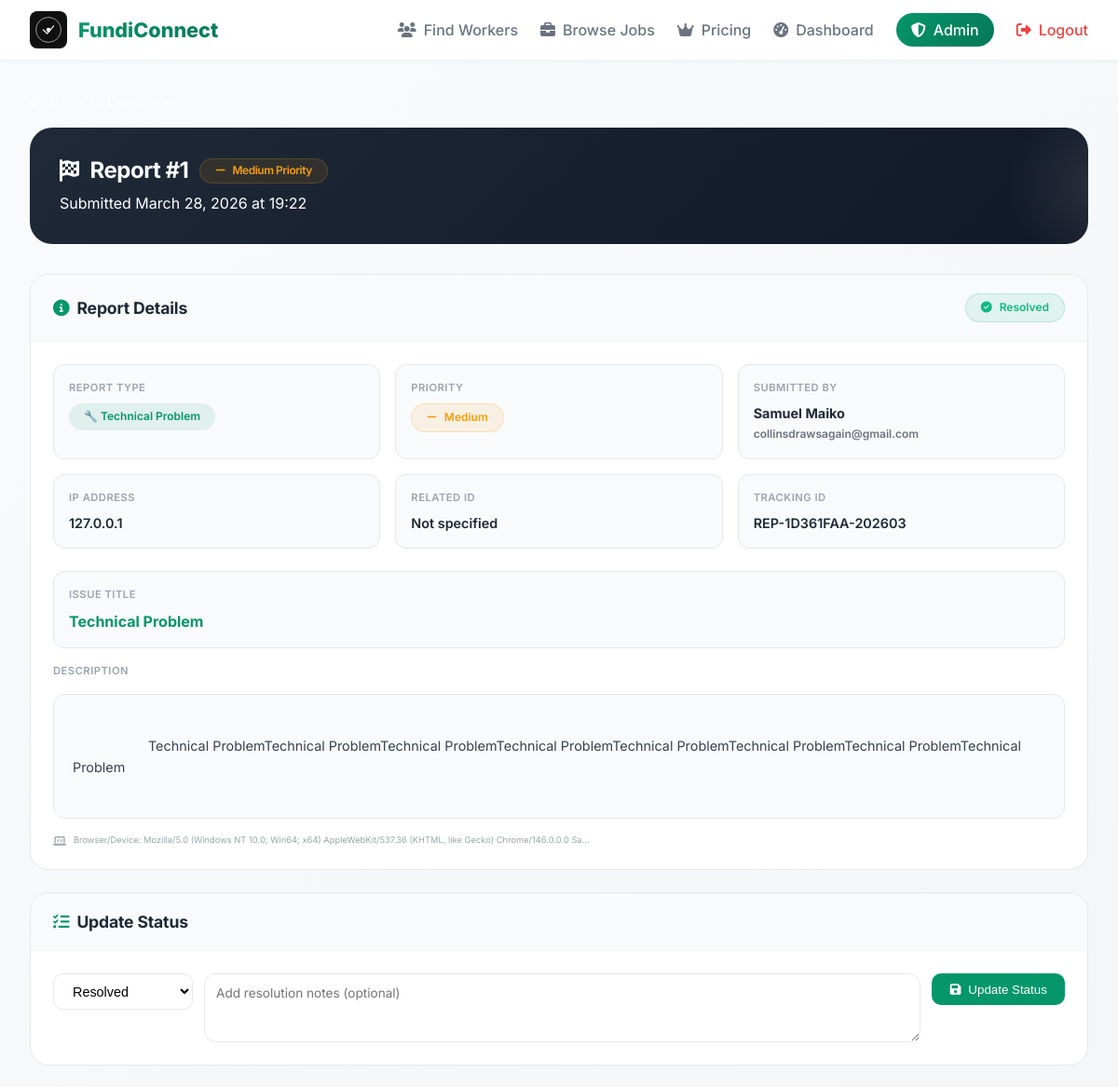
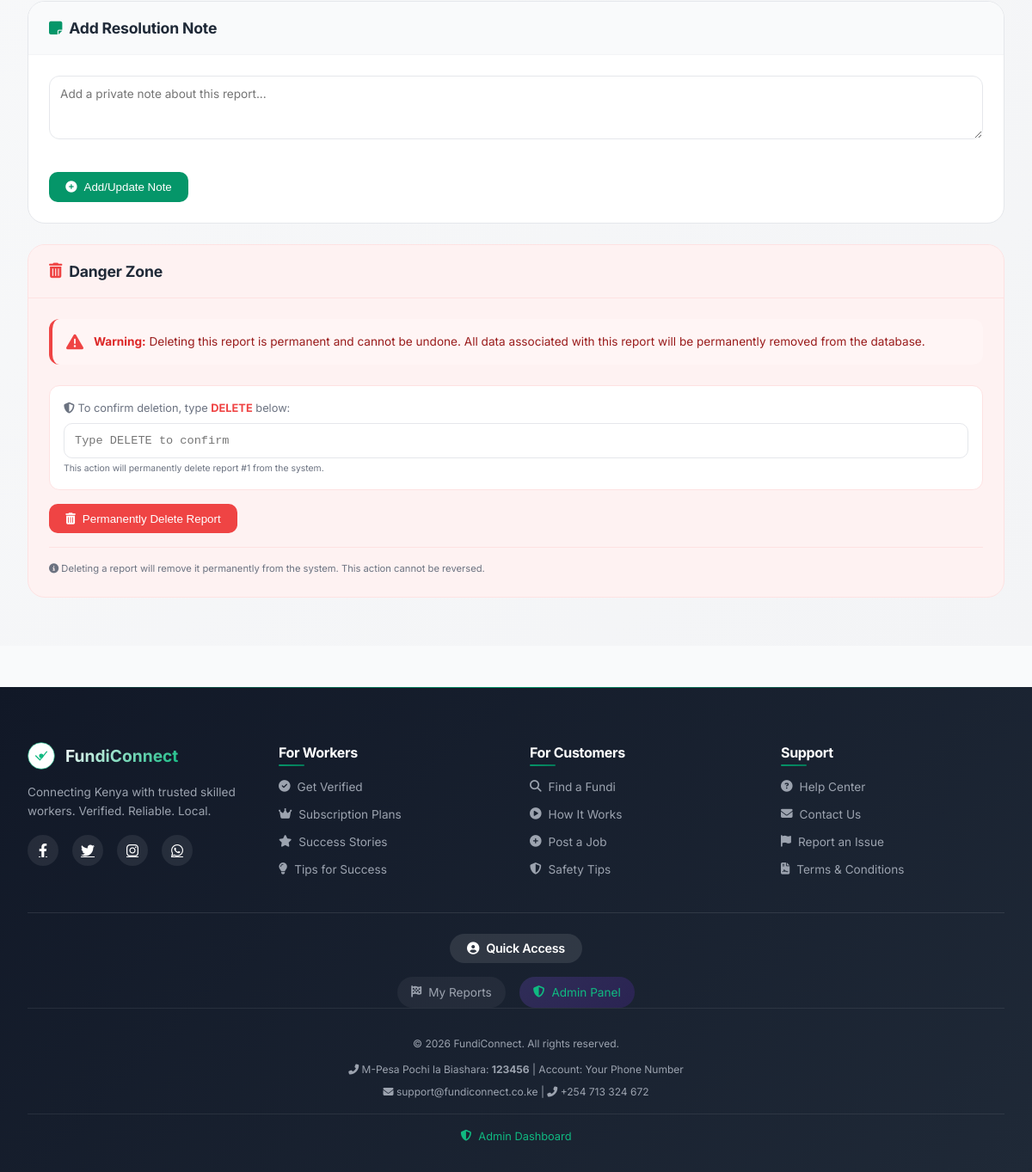
The app's page /admin/report-detail/1 (signed in) with its own data (2 pictures, top to bottom).
### models.py (models this page shows, shortened)
class Report(db.Model):
    __tablename__ = 'reports'
    __table_args__ = (
        db.Index('idx_report_status', 'status'),
        db.Index('idx_report_created', 'created_at'),
        db.Index('idx_report_type', 'report_type'),
        db.Index('idx_report_priority', 'priority'),
        db.Index('idx_report_reporter', 'reporter_id'),
        db.Index('idx_report_resolved', 'resolved_at'),
    )
    id = db.Column(db.Integer, primary_key=True)
    reporter_id = db.Column(db.Integer, db.ForeignKey('users.id'), nullable=True, index=True)
    reporter_name = db.Column(db.String(100), nullable=True)
    reporter_email = db.Column(db.String(100), nullable=True)
    reporter_ip = db.Column(db.String(45), nullable=True)
    reporter_user_agent = db.Column(db.String(500), nullable=True)
    report_type = db.Column(db.String(50), nullable=False, index=True)
    issue_title = db.Column(db.String(200), nullable=False)
    description = db.Column(db.Text, nullable=False)
    related_id = db.Column(db.String(100), nullable=True, index=True)
    tracking_id = db.Column(db.String(50), unique=True, nullable=True)
    priority = db.Column(db.String(20), default='medium', index=True)
    is_urgent = db.Column(db.Boolean, default=False)
    escalation_level = db.Column(db.Integer, default=1)
    status = db.Column(db.String(20), default='pending', index=True)
    status_history = db.Column(db.Text, nullable=True)
    resolved_by = db.Column(db.Integer, db.ForeignKey('users.id'), nullable=True)
    resolved_at = db.Column(db.DateTime, nullable=True)
    resolution_notes = db.Column(db.Text, nullable=True)
    resolution_type = db.Column(db.String(50), nullable=True)
    action_taken = db.Column(db.Text, nullable=True)
    action_taken_by = db.Column(db.Integer, db.ForeignKey('users.id'), nullable=True)
    action_taken_at = db.Column(db.DateTime, nullable=True)
    follow_up_required = db.Column(db.Boolean, default=False)
    follow_up_at = db.Column(db.DateTime, nullable=True)
    follow_up_notes = db.Column(db.Text, nullable=True)
    created_at = db.Column(db.DateTime, default=datetime.utcnow, index=True)
    updated_at = db.Column(db.DateTime, default=datetime.utcnow, onupdate=datetime.utcnow)
    viewed_at = db.Column(db.DateTime, nullable=True)
    acknowledged_at = db.Column(db.DateTime, nullable=True)
    reporter = db.relationship('User', foreign_keys=[reporter_id], back_populates='reports')
    resolver = db.relationship('User', foreign_keys=[resolved_by], back_populates='resolved_reports')
    action_taken_user = db.relationship('User', foreign_keys=[action_taken_by])
    def get_status_history(self):
        if not self.status_history:
            return []
        try:
            return json.loads(self.status_history)
        except:
            return []

### app.py (the view)
@app.route('/admin/report-detail/<int:report_id>')
@admin_required
def admin_report_detail(report_id):
    user = get_current_user()
    report = Report.query.get_or_404(report_id)
    report.viewed_at = datetime.utcnow()
    db.session.commit()
    return render_template('admin_report_detail.html', user=user, report=report)

### app.py (called while the page is built, shortened)
@app.before_request
def check_suspended_user():
    if 'user_id' in session:
        user = User.query.get(session['user_id'])
    return None

@app.before_request
def check_maintenance_mode():
    settings = load_settings()
    if settings.get('maintenance_mode', False):
        if request.endpoint not in ['maintenance', 'static'] and not session.get('is_admin'):
            return render_template('maintenance.html', message=settings.get('maintenance_message', 'Under maintenance')), 503
    return None

def get_current_user():
    if 'user_id' not in session:
        return None
    return User.query.get(session['user_id'])

def user_has_admin_access(user):
    if not user:
        return False
    if user.is_admin:
        return True
    admin = User.query.filter_by(is_admin=True).first()
    if admin and admin.phone == user.phone:
        return True
    return False

def admin_required(f):
    @wraps(f)
    def decorated_function(*args, **kwargs):
        if 'user_id' not in session:
            flash('Please login to access this page.', 'warning')
            return redirect(url_for('login'))
        user = User.query.get(session['user_id'])
        if not user:
            flash('User not found.', 'danger')
            return redirect(url_for('login'))
        if not user_has_admin_access(user):
            flash('Access denied. Administrator privileges required.', 'danger')
            return redirect(url_for('index'))
        return f(*args, **kwargs)
    return decorated_function

### templates/admin_report_detail.html (shortened to what this page needs)
{% extends "base.html" %}
{% block content %}
<div class="report-detail">
    <div class="container">
        <a href="{{ url_for('admin_dashboard', _anchor='issues-tab') }}" class="back-link">
            <i class="fas fa-arrow-left"></i> Back to Dashboard
        </a>
        <div class="detail-header">
            <h1>
                <i class="fas fa-flag-checkered"></i>
                Report #{{ report.id }}
                <span class="priority-badge priority-{{ report.priority }}">
                    <i class="fas {% if report.priority == 'low' %}fa-arrow-down{% elif report.priority == 'medium' %}fa-minus{% elif report.priority == 'high' %}fa-arrow-up{% else %}fa-exclamation-triangle{% endif %}"></i>
                    {{ report.priority|title }} Priority
                </span>
            </h1>
            <p>Submitted {{ report.created_at.strftime('%B %d, %Y at %H:%M') }}</p>
        </div>
        <div class="detail-card">
            <div class="card-header">
                <h2><i class="fas fa-info-circle"></i> Report Details</h2>
                <span class="status-badge status-{{ report.status }}">
                    {% if report.status == 'pending' %}
                        <i class="fas fa-clock"></i> Pending
                    {% elif report.status == 'in_progress' %}
                        <i class="fas fa-spinner fa-spin"></i> In Progress
                    {% elif report.status == 'resolved' %}
                        <i class="fas fa-check-circle"></i> Resolved
                    {% else %}
                        <i class="fas fa-times-circle"></i> Dismissed
                    {% endif %}
                </span>
            </div>
            <div class="card-body">
                <div class="info-grid">
                    <div class="info-item">
                        <div class="info-label">Report Type</div>
                        <div class="info-value">
                            <span class="report-type-badge">
                                {% if report.report_type == 'scam' %}🛡️ Suspicious User / Scam Attempt
                                {% elif report.report_type == 'payment' %}💰 Payment Issue
                                {% elif report.report_type == 'technical' %}🔧 Technical Problem
                                {% elif report.report_type == 'user' %}👤 User Misconduct
                                {% elif report.report_type == 'content' %}📝 Inappropriate Content
                                {% elif report.report_type == 'fraud' %}⚠️ Fraudulent Activity
                                {% elif report.report_type == 'safety' %}🛡️ Safety Concern
                                {% else %}📋 Other Issue
                                {% endif %}
                            </span>
                        </div>
                    </div>
                    <div class="info-item">
                        <div class="info-label">Priority</div>
                        <div class="info-value">
                            <span class="priority-badge priority-{{ report.priority }}">
                                <i class="fas {% if report.priority == 'low' %}fa-arrow-down{% elif report.priority == 'medium' %}fa-minus{% elif report.priority == 'high' %}fa-arrow-up{% else %}fa-exclamation-triangle{% endif %}"></i>
                                {{ report.priority|title }}
                            </span>
                        </div>
                    </div>
                    <div class="info-item">
                        <div class="info-label">Submitted By</div>
                        <div class="info-value">
                            {% if report.reporter_name %}
                                <strong>{{ report.reporter_name }}</strong>
                                <br>
                                <small style="color: #6B7280;">{{ report.reporter_email or 'No email provided' }}</small>
                            {% else %}
                                <span class="text-muted">Anonymous User</span>
                            {% endif %}
                        </div>
                    </div>
                    <div class="info-item">
                        <div class="info-label">IP Address</div>
                        <div class="info-value">
                            {{ report.reporter_ip or 'Not recorded' }}
                        </div>
                    </div>
                    <div class="info-item">
                        <div class="info-label">Related ID</div>
                        <div class="info-value">
                            {{ report.related_id or 'Not specified' }}
                        </div>
                    </div>
                    <div class="info-item">
                        <div class="info-label">Tracking ID</div>
                        <div class="info-value">
                            {{ report.tracking_id or 'N/A' }}
                        </div>
                    </div>
                </div>
                <div class="info-item" style="margin-bottom: 1rem;">
                    <div class="info-label">Issue Title</div>
                    <div class="info-value" style="font-size: 1rem; font-weight: 700; color: #059669;">
                        {{ report.issue_title }}
                    </div>
                </div>
                <div class="info-label">Description</div>
                <div class="description-box">
                    {{ report.description }}
                </div>
                {% if report.reporter_user_agent %}
                <div class="timestamp">
                    <i class="fas fa-laptop-code"></i>
                    <small>Browser/Device: {{ report.reporter_user_agent[:100] }}{% if report.reporter_user_agent|length > 100 %}...{% endif %}</small>
                </div>
                {% endif %}
            </div>
        </div>
        <div class="detail-card">
            <div class="card-header">
                <h2><i class="fas fa-tasks"></i> Update Status</h2>
            </div>
            <div class="card-body">
                <form method="POST" action="{{ url_for('admin_update_reported_issue_status', report_id=report.id) }}" id="status-form">
                    <div class="status-form">
                        <select name="status" class="status-select" id="status-select">
                            <option value="resolved" {% if report.status == 'resolved' %}selected{% endif %}>
                                Resolved
                            </option>
                        </select>
                        <textarea name="resolution_notes" rows="3" placeholder="Add resolution notes (optional)" style="flex: 1;">{{ report.resolution_notes or '' }}</textarea>
                        <button type="submit" class="btn-primary-sm">
                            <i class="fas fa-save"></i> Update Status
                        </button>
                    </div>
                </form>
            </div>
        </div>
        <div class="detail-card">
            <div class="card-header">
                <h2><i class="fas fa-sticky-note"></i> Add Resolution Note</h2>
            </div>
            <div class="card-body">
                <form method="POST" action="{{ url_for('admin_update_reported_issue_status', report_id=report.id) }}" id="note-form">
                    <textarea name="resolution_notes" rows="3" placeholder="Add a private note about this report...">{{ report.resolution_notes or '' }}</textarea>
                    <div class="action-buttons">
                        <button type="submit" class="btn-primary-sm" style="margin-top: 1rem;">
                            <i class="fas fa-plus-circle"></i> Add/Update Note
                        </button>
                    </div>
                </form>
            </div>
        </div>
        <div class="detail-card danger-zone">
            <div class="card-header">
                <h2><i class="fas fa-trash-alt"></i> Danger Zone</h2>
            </div>
            <div class="card-body">
                <div class="danger-warning">
                    <i class="fas fa-exclamation-triangle"></i>
                    <p><strong>Warning:</strong> Deleting this report is permanent and cannot be undone. All data associated with this report will be permanently removed from the database.</p>
                </div>
                <form method="POST" action="{{ url_for('admin_delete_reported_issue', report_id=report.id) }}" id="delete-form" onsubmit="return confirmDelete()">
                    <div class="delete-confirmation-input">
                        <label><i class="fas fa-shield-alt"></i> To confirm deletion, type <strong style="color: #EF4444;">DELETE</strong> below:</label>
                        <input type="text" id="delete-confirm" placeholder="Type DELETE to confirm" autocomplete="off">
                        <small style="font-size: 0.65rem; color: #6B7280; margin-top: 0.25rem; display: block;">This action will permanently delete report #{{ report.id }} from the system.</small>
                    </div>
                    <button type="submit" class="btn-danger-sm" id="delete-btn" disabled style="margin-top: 1rem;">
                        <i class="fas fa-trash-alt"></i> Permanently Delete Report
                    </button>
                </form>
                <p class="text-muted" style="font-size: 0.7rem; margin-top: 1rem; padding-top: 1rem; border-top: 1px solid #FEE2E2;">
                    <i class="fas fa-info-circle"></i> Deleting a report will remove it permanently from the system. This action cannot be reversed.
                </p>
            </div>
        </div>
    </div>
</div>
{% endblock %}

### static/css/style.css (style rules this page uses)
:root { --primary: #059669; --primary-dark: #047857; --primary-light: #10B981; --primary-soft: rgba(5, 150, 105, 0.1); --primary-glow: rgba(5, 150, 105, 0.2); --secondary: #F59E0B; --secondary-dark: #D97706; --secondary-soft: rgba(245, 158, 11, 0.1); --success: #10B981; --success-dark: #059669; --danger: #EF4444; --danger-dark: #DC2626; --warning: #F59E0B; --info: #3B82F6; --info-dark: #2563EB; --dark: #111827; --dark-soft: #1F2937; --gray-dark: #374151; --gray: #6B7280; --gray-light: #9CA3AF; --light-gray: #F3F4F6; --light: #F9FAFB; --white: #FFFFFF; --shadow-xs: 0 1px 2px 0 rgba(0, 0, 0, 0.03); --shadow-sm: 0 1px 3px 0 rgba(0, 0, 0, 0.05); --shadow: 0 4px 6px -1px rgba(0, 0, 0, 0.05); --shadow-md: 0 6px 12px -4px rgba(0, 0, 0, 0.08); --shadow-lg: 0 12px 24px -8px rgba(0, 0, 0, 0.1); --shadow-xl: 0 20px 32px -12px rgba(0, 0, 0, 0.12); --shadow-2xl: 0 24px 40px -16px rgba(0, 0, 0, 0.15); --radius-xs: 4px; --radius-sm: 8px; --radius: 12px; --radius-lg: 16px; --radius-xl: 20px; --radius-2xl: 24px; --radius-full: 9999px; --space-1: 0.25rem; --space-2: 0.5rem; --space-3: 0.75rem; --space-4: 1rem; --space-5: 1.25rem; --space-6: 1.5rem; --space-8: 2rem; --space-10: 2.5rem; --space-12: 3rem; --space-16: 4rem; --font-sans: 'Inter', -apple-system, BlinkMacSystemFont, 'Segoe UI', Roboto, 'Helvetica Neue', sans-serif; --transition-fast: 0.15s ease; --transition: 0.2s ease; --transition-slow: 0.3s ease; --gradient-primary: linear-gradient(135deg, var(--primary) 0%, var(--primary-dark) 100%); --gradient-dark: linear-gradient(135deg, var(--dark) 0%, #1F2937 100%); }
* { margin: 0; padding: 0; box-sizing: border-box; }
html { scroll-behavior: smooth; -webkit-font-smoothing: antialiased; }
body { font-family: var(--font-sans); color: var(--gray-dark); line-height: 1.5; background: var(--light); overflow-x: hidden; }
h1, h2, h3, h4, h5, h6 { font-weight: 700; line-height: 1.2; letter-spacing: -0.02em; }
h1 { font-size: 3rem; letter-spacing: -0.02em; background: linear-gradient(135deg, var(--dark) 0%, var(--primary) 100%); -webkit-background-clip: text; background-clip: text; color: transparent; }
h2 { font-size: 2rem; letter-spacing: -0.01em; }
.container { max-width: 1280px; margin: 0 auto; padding: 0 2rem; }

### templates/base.html (style rules this page uses)
html { scroll-behavior: smooth; }

### records on screen
Report: id "1", priority "Medium", created_at "March 28, 2026 at 19:22", reporter_name "Samuel Maiko", reporter_email "collinsdrawsagain@gmail.com", reporter_ip "127.0.0.1", tracking "REP-1D361FAA-202603", issue_title "Technical Problem", description "Technical ProblemTechnical ProblemTechnical ProblemTechnical ProblemTechnical ProblemTechnical ProblemTechnical ProblemTechnical Problem", reporter_user_agent "Mozilla/5.0 (Windows NT 10.0; Win64; x64) AppleWebKit/537.36 (KHTML, like Gecko) Chrome/146.0.0.0 Sa", status "Resolved"

### other values on screen
{{ report.related_id or 'Not specified' }} "Not specified"
{{ settings.platform_name }} "FundiConnect"
{{ settings.mpesa_paybill }} "123456"
{{ settings.contact_email }} "support@fundiconnect.co.ke"
{{ settings.contact_phone }} "+254 713 324 672"
